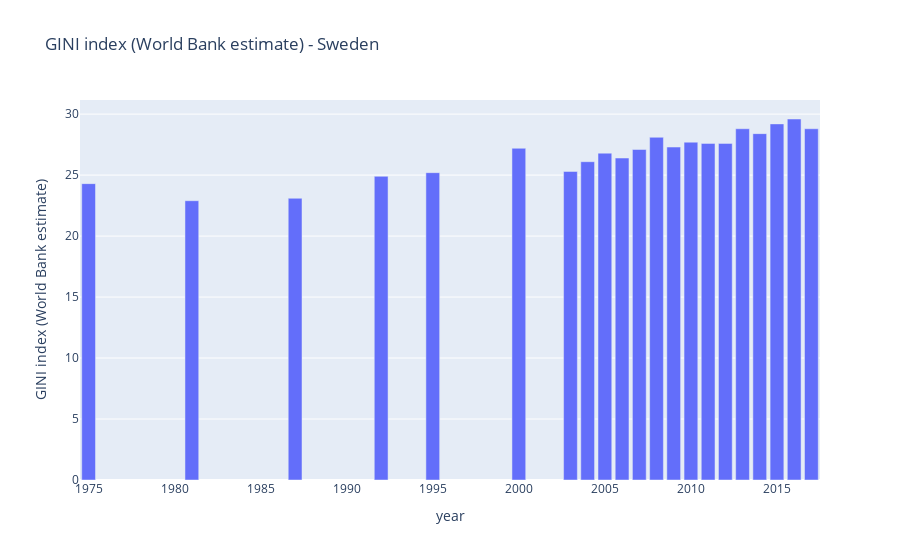

The cell this chart's notebook holds for it:
### Code cell
px.bar(df,
      x='year',
      y=gini,
      title=' - '.join([gini,country]))

### Figure 1 — Plotly figure (JSON) as saved in the notebook; plotly's stock layout.template omitted (floating-point values rounded to 4 significant figures)
{"data": [{"alignmentgroup": "True", "hovertemplate": "year=%{x}<br>GINI index (World Bank estimate)=%{y}<extra></extra>", "legendgroup": "", "marker": {"color": "#636efa", "pattern": {"shape": ""}}, "name": "", "offsetgroup": "", "orientation": "v", "showlegend": false, "textposition": "auto", "type": "bar", "x": [1975, 1981, 1987, 1992, 1995, 2000, 2003, 2004, 2005, 2006, 2007, 2008, 2009, 2010, 2011, 2012, 2013, 2014, 2015, 2016, 2017], "xaxis": "x", "y": [24.3, 22.9, 23.1, 24.9, 25.2, 27.2, 25.3, 26.1, 26.8, 26.4, 27.1, 28.1, 27.3, 27.7, 27.6, 27.6, 28.8, 28.4, 29.2, 29.6, 28.8], "yaxis": "y"}], "layout": {"barmode": "relative", "legend": {"tracegroupgap": 0}, "title": {"text": "GINI index (World Bank estimate) - Sweden"}, "xaxis": {"anchor": "y", "domain": [0, 1], "title": {"text": "year"}}, "yaxis": {"anchor": "x", "domain": [0, 1], "title": {"text": "GINI index (World Bank estimate)"}}}}
